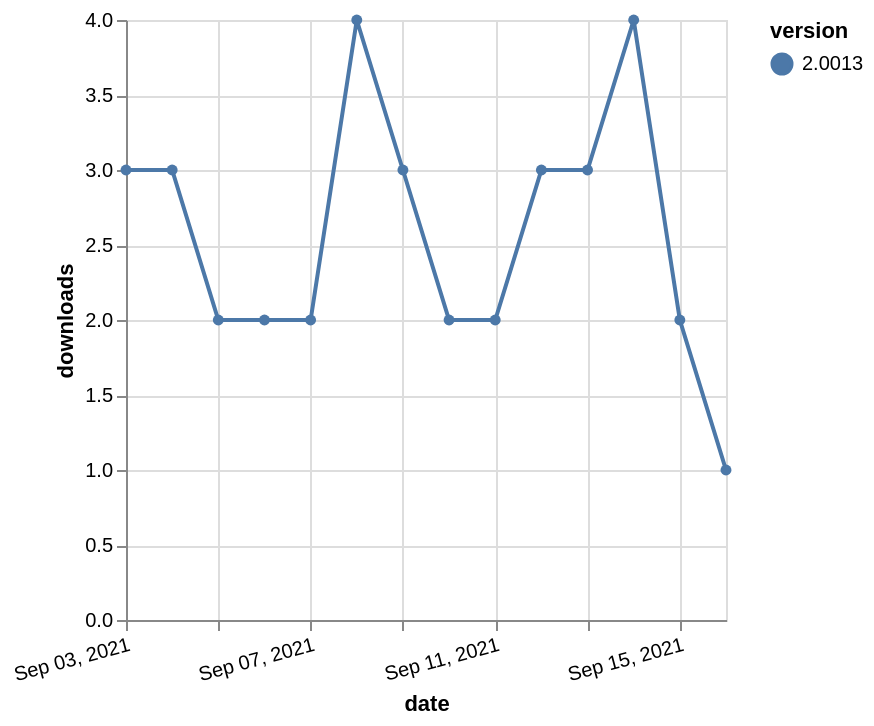

Vega-Lite specification for this chart:
### Vega-Lite specification from a JSON file in a GitHub repository (floating-point values rounded to 4 significant figures)
{"$schema": "https://vega.github.io/schema/vega-lite/v5.json", "description": "A simple bar chart with embedded data.", "data": {"values": [{"date": "2021-09-03", "total": 3217, "delta": 3, "version": "2.0013"}, {"date": "2021-09-04", "total": 3220, "delta": 3, "version": "2.0013"}, {"date": "2021-09-05", "total": 3222, "delta": 2, "version": "2.0013"}, {"date": "2021-09-06", "total": 3224, "delta": 2, "version": "2.0013"}, {"date": "2021-09-07", "total": 3226, "delta": 2, "version": "2.0013"}, {"date": "2021-09-08", "total": 3230, "delta": 4, "version": "2.0013"}, {"date": "2021-09-09", "total": 3233, "delta": 3, "version": "2.0013"}, {"date": "2021-09-10", "total": 3235, "delta": 2, "version": "2.0013"}, {"date": "2021-09-11", "total": 3237, "delta": 2, "version": "2.0013"}, {"date": "2021-09-12", "total": 3240, "delta": 3, "version": "2.0013"}, {"date": "2021-09-13", "total": 3243, "delta": 3, "version": "2.0013"}, {"date": "2021-09-14", "total": 3247, "delta": 4, "version": "2.0013"}, {"date": "2021-09-15", "total": 3249, "delta": 2, "version": "2.0013"}, {"date": "2021-09-16", "total": 3250, "delta": 1, "version": "2.0013"}]}, "width": "container", "mark": {"type": "line", "point": {"filled": true}}, "encoding": {"x": {"field": "date", "type": "temporal", "timeUnit": "yearmonthdate", "title": "date", "axis": {"labelAngle": -15}}, "y": {"field": "delta", "type": "quantitative", "title": "downloads"}, "color": {"field": "version", "type": "nominal"}, "tooltip": {"field": "delta"}}}
